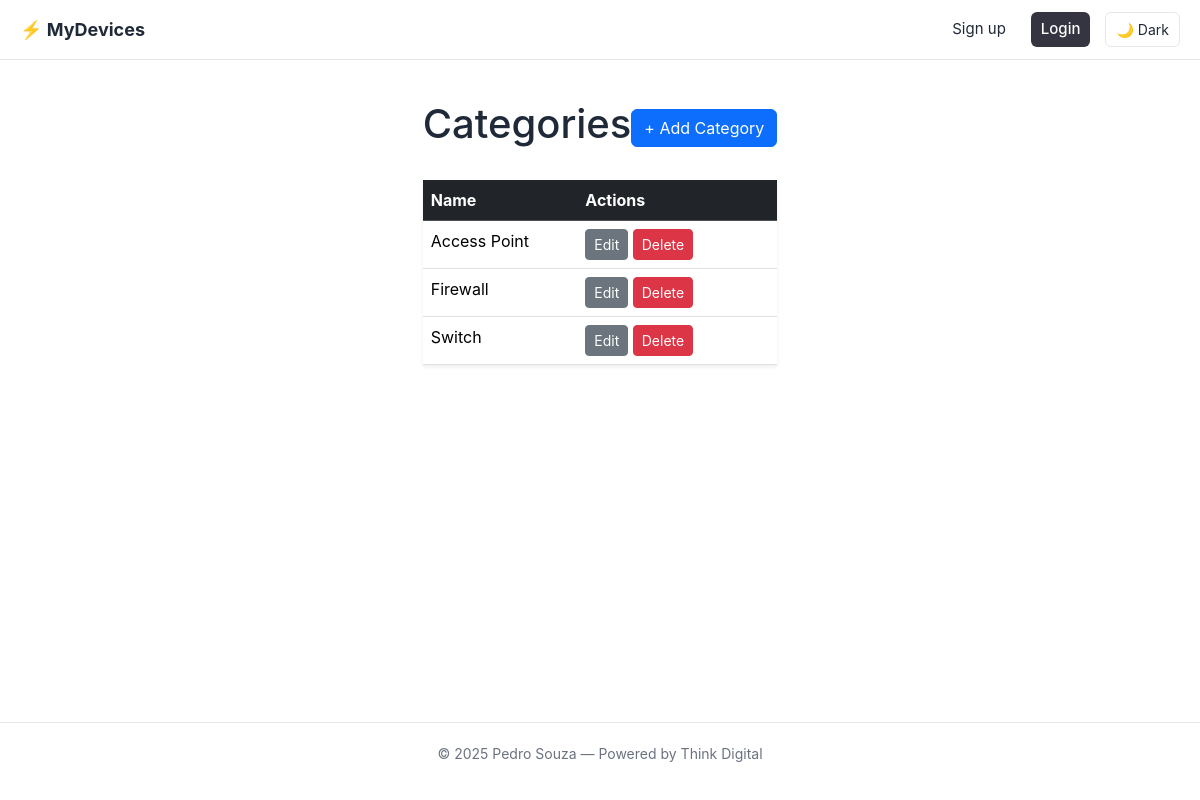
Page /categories/ on the committed database.
### devices_monitor/models.py (models this page shows, shortened)
class Category(models.Model):
    id = models.AutoField(primary_key=True)
    name = models.CharField(max_length=100)

### devices_monitor/views.py (the view)
# urls.py: path("categories/", CategoryListView.as_view(), name="category_list"),
class CategoryListView(ListView):
    model = Category
    template_name = "categories/category_list.html"
    context_object_name = "categories"

### devices_monitor/templates/categories/category_list.html
{% extends "base.html" %}
{% block content %}
<div class="d-flex justify-content-between align-items-center mb-4">
  <h1 class="page-title">Categories</h1>
  <a href="{% url 'category_form' %}" class="btn btn-primary">+ Add Category</a>
</div>
{% if categories %}
  <table class="table table-hover shadow-sm">
    <thead class="table-dark">
      <tr>
        <th>Name</th>
        <th style="width:200px">Actions</th>
      </tr>
    </thead>
    <tbody>
      {% for category in categories %}
        <tr>
          <td>{{ category.name }}</td>
          <td>
            <a href="{% url 'category_update' category.id %}" class="btn btn-sm btn-secondary">Edit</a>
            <a href="{% url 'category_delete' category.id %}" class="btn btn-sm btn-danger">Delete</a>
          </td>
        </tr>
      {% endfor %}
    </tbody>
  </table>
{% else %}
  <p class="text-center text-muted">No categories found.</p>
{% endif %}
{% endblock %}

### app/templates/base.html (style rules this page uses)
:root { --bg: #ffffff; --bg-alt: #f9fafb; --text: #1f2937; --text-muted: #6b7280; --primary: #343541; --primary-hover: #202123; --border: #e5e7eb; }
body { font-family: "Inter", "Segoe UI", sans-serif; margin: 0; background: var(--bg); color: var(--text); display: flex; flex-direction: column; min-height: 100vh; transition: background 0.3s, color 0.3s; }

### rows in the picture
Category: name "Access Point"
Category: name "Firewall"
Category: name "Switch"
